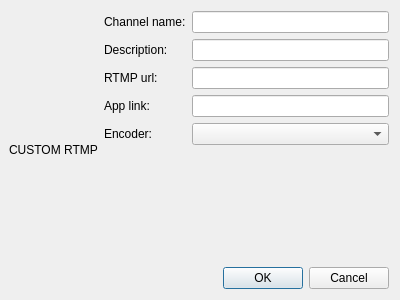
<?xml version="1.0" encoding="UTF-8"?>
<ui version="4.0">
 <class>CustomRtmpChannel</class>
 <widget class="QDialog" name="CustomRtmpChannel">
  <property name="geometry">
   <rect>
    <x>0</x>
    <y>0</y>
    <width>400</width>
    <height>300</height>
   </rect>
  </property>
  <property name="windowTitle">
   <string>Dialog</string>
  </property>
  <layout class="QGridLayout" name="gridLayout">
   <property name="leftMargin">
    <number>9</number>
   </property>
   <item row="1" column="1">
    <widget class="QLabel" name="label_2">
     <property name="text">
      <string>Description:</string>
     </property>
    </widget>
   </item>
   <item row="3" column="2" colspan="3">
    <widget class="QLineEdit" name="lineEdit_app_link"/>
   </item>
   <item row="2" column="1">
    <widget class="QLabel" name="label_3">
     <property name="text">
      <string>RTMP url:</string>
     </property>
    </widget>
   </item>
   <item row="5" column="3">
    <spacer name="verticalSpacer">
     <property name="orientation">
      <enum>Qt::Vertical</enum>
     </property>
     <property name="sizeHint" stdset="0">
      <size>
       <width>20</width>
       <height>40</height>
      </size>
     </property>
    </spacer>
   </item>
   <item row="0" column="2" colspan="3">
    <widget class="QLineEdit" name="lineEdit_name"/>
   </item>
   <item row="0" column="1">
    <widget class="QLabel" name="label">
     <property name="text">
      <string>Channel name:</string>
     </property>
    </widget>
   </item>
   <item row="2" column="2" colspan="3">
    <widget class="QLineEdit" name="lineEdit_rtmp_url"/>
   </item>
   <item row="3" column="1">
    <widget class="QLabel" name="label_4">
     <property name="text">
      <string>App link:</string>
     </property>
    </widget>
   </item>
   <item row="1" column="2" colspan="3">
    <widget class="QLineEdit" name="lineEdit_description"/>
   </item>
   <item row="0" column="0" rowspan="7">
    <widget class="QLabel" name="label_5">
     <property name="text">
      <string>CUSTOM RTMP</string>
     </property>
    </widget>
   </item>
   <item row="6" column="3">
    <widget class="QPushButton" name="pushButton_ok">
     <property name="text">
      <string>OK</string>
     </property>
    </widget>
   </item>
   <item row="6" column="4">
    <widget class="QPushButton" name="pushButton_cancel">
     <property name="text">
      <string>Cancel</string>
     </property>
    </widget>
   </item>
   <item row="4" column="2" colspan="3">
    <widget class="QComboBox" name="comboBox_encoder"/>
   </item>
   <item row="4" column="1">
    <widget class="QLabel" name="label_6">
     <property name="text">
      <string>Encoder:</string>
     </property>
    </widget>
   </item>
  </layout>
 </widget>
 <resources/>
 <connections/>
</ui>
